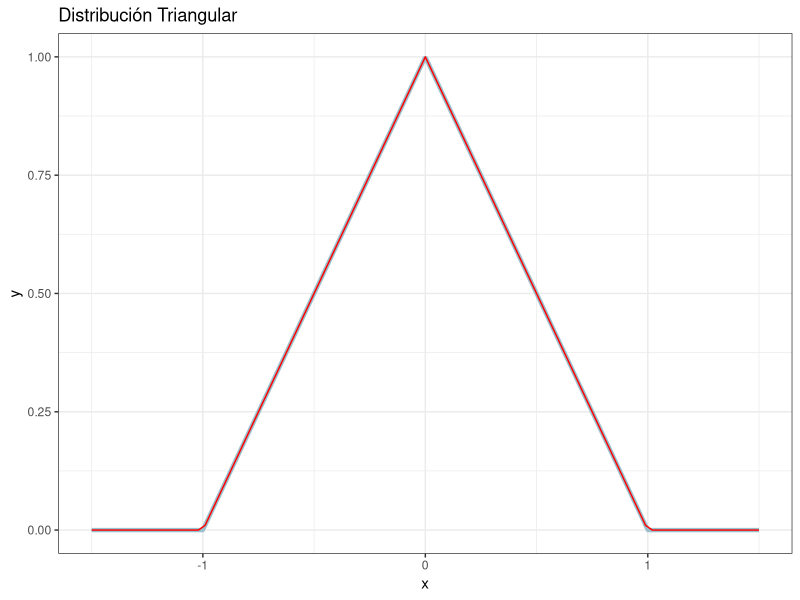
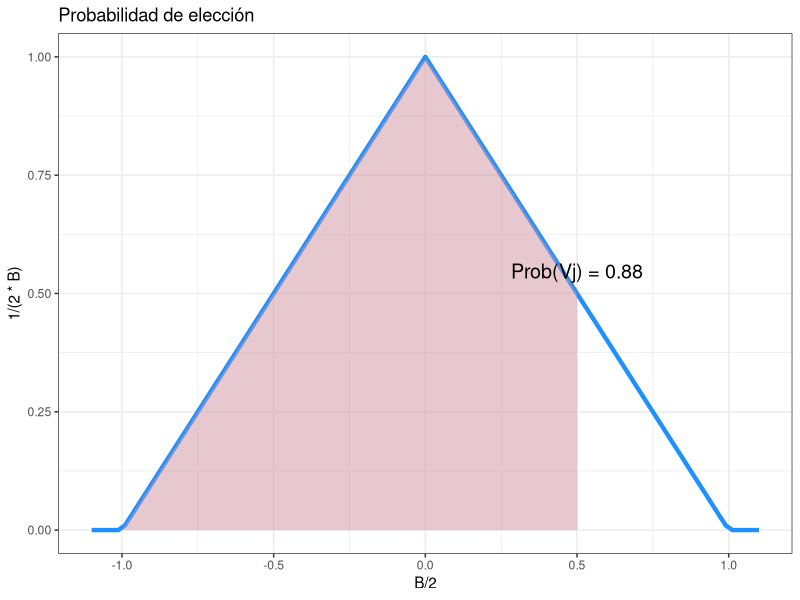

Generate these figures, in order, with R:
## ---- chunk 1
knitr::opts_chunk$set(echo = TRUE)

library(tidyverse)
## ---- chunk 2
f_den <- function(x, B = 1) {
  if (x >= -B & x <= 0) {
    return(1 / B^2 * x + 1 / B)
  } else if (x > 0 & x <= B) {
    return(-1 / B^2 * x + 1 / B)
  } else {
    return(0)
  }
}

fv_den <- Vectorize(f_den, "x")

f_dis <- function(x, B = 1) {
  if (x < -B) {
    return(0)
  } else if (x >= -B & x <= 0) {
    return((x + B) * (fv_den(x) / 2))
  } else if (x > 0 & x <= B) {
    return(1 - (B - x) * fv_den(x) / 2)
  } else {
    return(0)
  }
}



utility <- function(Vi, Vj, epsilon_i, epsilon_j) {
  return(c(Vi + epsilon_i, Vj + epsilon_j))
}


# Función para calcular la probabilidad de elegir la alternativa j
probabilidad_j <- function(Vi, Vj, B = 1) {
  epsilon_q <- rnorm(1, mean = 0, sd = B)
  Vji <- Vj - Vi
  prob_j <- f_dis(Vji, B)


  ggplot() +
    geom_function(fun = fv_den, color = "dodgerblue", linewidth = 0.5, xlim = c(-B - 0.1, B + 0.1)) +
    stat_function(fun = fv_den, geom = "area", fill = "goldenrod3", alpha = 0.5, xlim = c(-B, Vji)) +
    geom_text(aes(x = B / 2, y = 1 / (2 * B), label = paste0("Prob(Vj)=", round(prob_j, 2)))) +
    labs(title = "Probabilidad de elección de la alternativa j") +
    theme_bw()

  return(prob_j)
}


# Grafica triangular
x <- seq(-1.5, 1.5, length.out = 500)
y <- sapply(x, f_den)

ggplot() +
  geom_line(aes(x, y), color = "lightblue3", linewidth = 1.5) +
  geom_function(fun = fv_den, color = "red", linewidth = 0.5) +
  xlim(-1.5, 1.5) +
  labs(title = "Distribución Triangular") +
  theme_bw()

#Proba de eligir J
Vj <- 6
Vi <- 5.5
prob_j <- probabilidad_j(Vi, Vj)
prob_j



#Grafica de choice
decision <- function(Vj, Vi, B = 1) {
  Vji <- Vj - Vi
  PVj <- f_dis(Vji, B)

  ggplot() +
    geom_function(fun = fv_den, color = "dodgerblue", linewidth = 1.5, xlim = c(-B - 0.1, B + 0.1)) +
    stat_function(fun = fv_den, geom = "area", fill = "pink3", alpha = 0.5, xlim = c(-B, Vji)) +
    geom_text(aes(x = B / 2, y = 1 / (2 * B), label = paste0("Prob(Vj) = ", round(PVj, 2))),
              vjust = -1, size = 5, color = "black") +
    labs(title = "Probabilidad de elección") +
    theme_bw()
}

decision(Vj = 6, Vi =5.5, B = 1)
